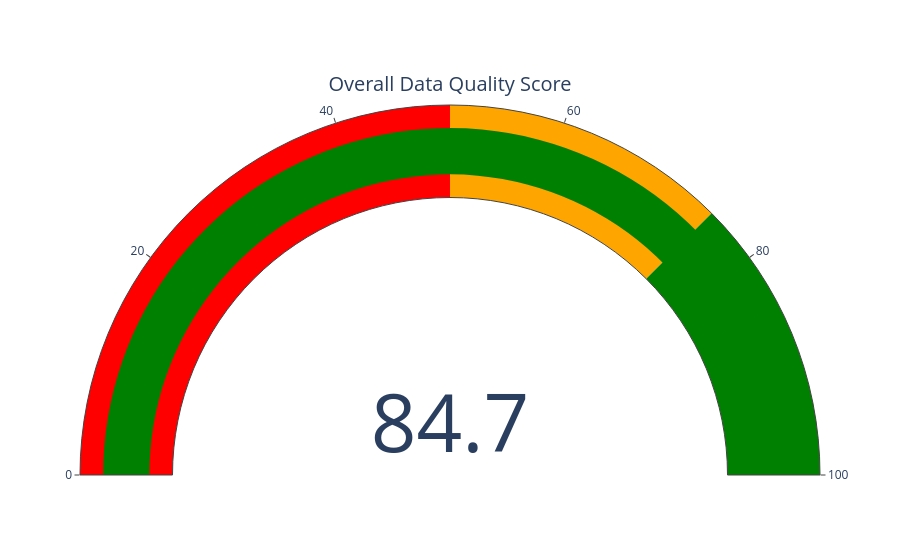

Notebook source saved alongside this figure:
### Code cell
fig = go.Figure(

    go.Indicator(

        mode="gauge+number",

        value=quality,

        title={"text":"Overall Data Quality Score"},

        gauge={

            "axis":{"range":[0,100]},

            "steps":[

                {"range":[0,50],"color":"red"},

                {"range":[50,75],"color":"orange"},

                {"range":[75,100],"color":"green"}

            ]

        }

    )

)

fig.show()

### Figure 1 — Plotly figure (JSON) as saved in the notebook; plotly's stock layout.template omitted (floating-point values rounded to 4 significant figures)
{"data": [{"gauge": {"axis": {"range": [0, 100]}, "steps": [{"color": "red", "range": [0, 50]}, {"color": "orange", "range": [50, 75]}, {"color": "green", "range": [75, 100]}]}, "mode": "gauge+number", "title": {"text": "Overall Data Quality Score"}, "type": "indicator", "value": 84.71}], "layout": {}}
